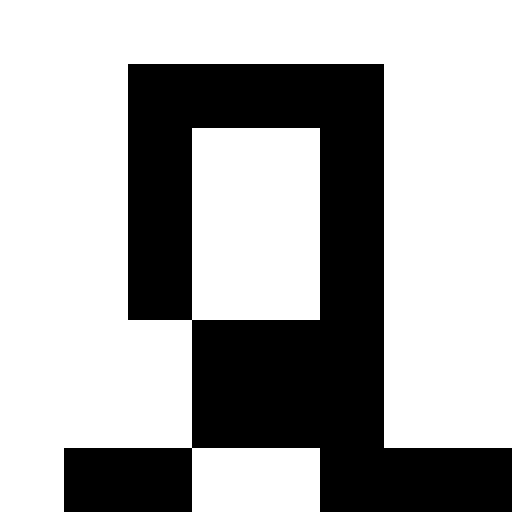
#> input picture rasterman/rasterman/result.jpg, 512 x 512 px
$ python genetic.py
#> lines starting #> are read from the running program, lines starting #| are printed output that depends on the picture; after the words box and inside, x2 and y2 are one past the last pixel; in counts of white or black regions, pixels touching at a corner belong together
import cv2
import numpy as np
from enum import Enum
from scipy.spatial.transform import Rotation as sr

cv2.namedWindow("template", cv2.WINDOW_NORMAL)

class Orientation(Enum):
    UP = 0
    DOWN = 1
    LEFT = 2
    RIGHT = 3

class Block:
    def __init__(self, length):
        self.length = length
        self.position = (0, 0)
        self.rotation = Orientation.UP

    def set_pose(self, new_position, new_rotation):
        self.position = new_position
        self.rotation = new_rotation

    def occupied_spaces(self):
        occupied = []
        match self.rotation:
            case Orientation.UP:
                occupied = [(self.position[1] - l, self.position[0]) for l in range(self.length)]
            case Orientation.DOWN:
                occupied = [(self.position[1] + l, self.position[0]) for l in range(self.length)]
            case Orientation.LEFT:
                occupied = [(self.position[1], self.position[0] - l) for l in range(self.length)]
            case Orientation.RIGHT:
                occupied = [(self.position[1], self.position[0] + l) for l in range(self.length)]
        return occupied

class Grid:
    def __init__(self, size):
        self.blocks: list[Block] = []
        self.size = size

    def add_block(self, block: Block):
        self.blocks.append(block)

    def image(self):
        img = np.ones((self.size, self.size))
        for block in self.blocks:
            for space in block.occupied_spaces():
                if space[0] >= 0 and space[0] < self.size and space[1] >= 0 and space[1] < self.size:
                    img[space[0], space[1]] = 0
        return img

    def centroids(self):
        centroids = []
        for block in self.blocks:
            match block.rotation:
                case Orientation.UP:
                    offset = np.array([0.5, (-block.length / 2) + 1])
                case Orientation.DOWN:
                    offset = np.array([0.5, block.length / 2])
                case Orientation.LEFT:
                    offset = np.array([(-block.length / 2) + 1, 0.5])
                case Orientation.RIGHT:
                    offset = np.array([block.length / 2, 0.5])

            centroid = np.array([block.position[0], block.position[1]]) + offset
            centroids.append(centroid)
        return centroids

def main():
    template = cv2.imread('result.jpg')
#> template is the input picture: shape (512, 512, 3); 67.2% white; 1 black region, box (x1, y1, x2, y2) and area: (64, 64, 512, 512) 86016
    if template is None: return

    grid = Grid(8)
    test_block = Block(3)
    test_block.set_pose((3,3), Orientation.DOWN)
    test_block1 = Block(5)
    test_block1.set_pose((2, 1), Orientation.RIGHT)
    grid.add_block(test_block)
    grid.add_block(test_block1)
    img = grid.image()


    scale = 100
    image = cv2.cvtColor(img.astype(np.float32), cv2.COLOR_GRAY2RGB)
    image = cv2.resize(image, (img.shape[0] * scale, img.shape[1] * scale), interpolation=cv2.INTER_NEAREST)
    for centroid in grid.centroids():
        centroid = centroid.flatten()
        image = cv2.circle(image, (int(centroid[0] * scale), int(centroid[1] * scale)), radius=0, color=(0, 0, 255), thickness=25)
    print(grid.centroids())

    cv2.imshow("template", image)
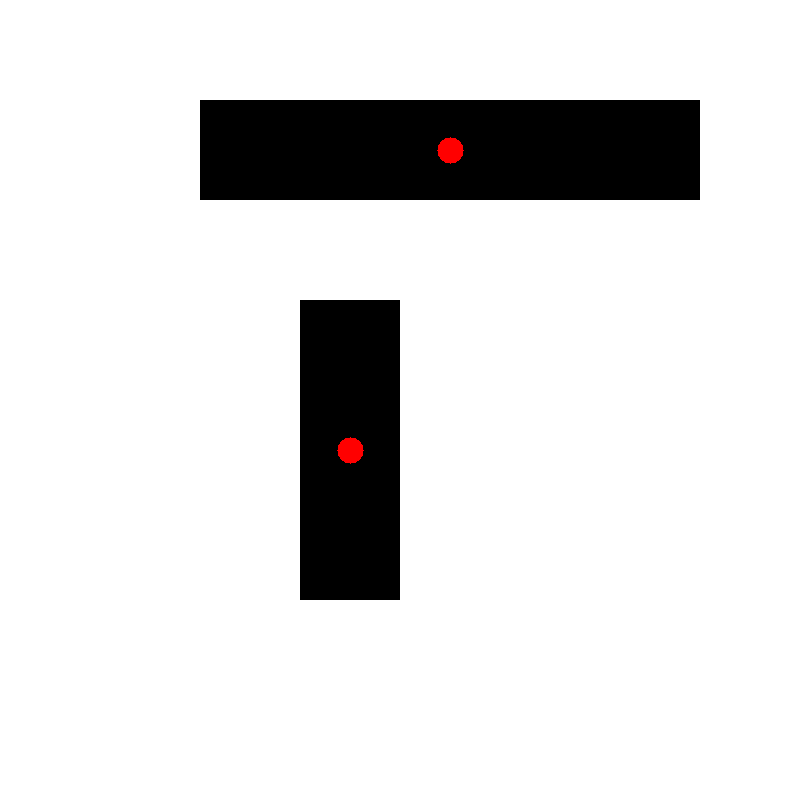
#> window 'template': shape (800, 800, 3); mean B, G, R 223.1, 223.1, 223.5
    cv2.waitKey(0)

if __name__ == '__main__':
    main()
